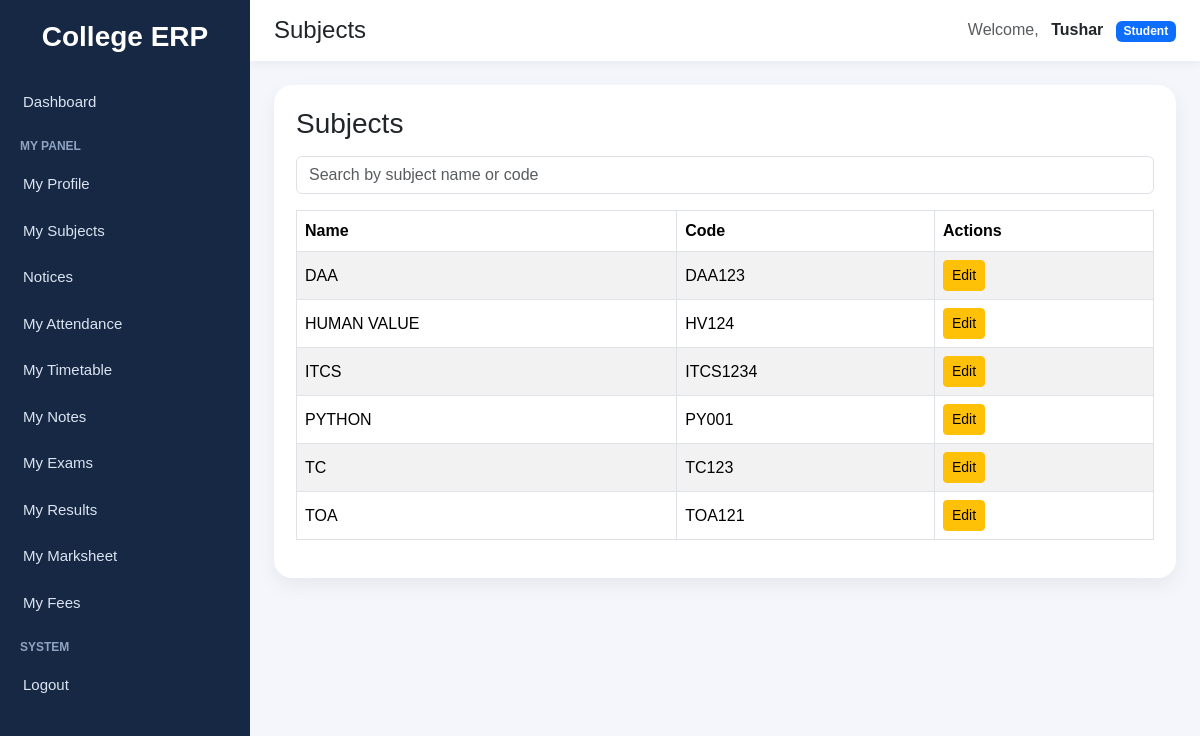
/subjects/ (signed in), run on the app's committed database.
### accounts/models.py (models this page shows, shortened)
class CustomUser(AbstractUser):
    ROLE_CHOICES = (
        ("student", "Student"),
        ("faculty", "Faculty"),
        ("admin", "Admin"),
    )
    role = models.CharField(max_length=20, choices=ROLE_CHOICES)
    groups = models.ManyToManyField(
        Group,
        blank=True,
        related_name="customuser_set",
        related_query_name="customuser"
    )
    user_permissions = models.ManyToManyField(
        Permission,
        blank=True,
        related_name="customuser_permissions_set",
        related_query_name="customuser_permission"
    )

### subjects/models.py (models this page shows, shortened)
class Subject(models.Model):
    name = models.CharField(max_length=100)
    code = models.CharField(max_length=20)

### subjects/views.py (the view)
# urls.py: path('', views.subject_list, name='subject_list'),
@login_required
def subject_list(request):
    query = request.GET.get('q', '')
    subjects = Subject.objects.all().order_by('name')
    if query:
        subjects = subjects.filter(
            Q(name__icontains=query) |
            Q(code__icontains=query)
        )
    return render(request, 'subjects/subject_list.html', {
        'subjects': subjects,
        'query': query,
    })

### notices/context_processors.py (called while the page is built)
def latest_notices(request):
    if not request.user.is_authenticated:
        return {"latest_notices": []}
    notices = get_visible_notices_for_user(request.user)[:5]
    return {"latest_notices": notices}

### subjects/templates/subjects/subject_list.html (shortened to what this page needs)
{% extends "base.html" %}
{% block page_title %}Subjects{% endblock %}
{% block content %}
<div class="page-card">
    <div class="d-flex justify-content-between align-items-center mb-3">
        <h3 class="mb-0">Subjects</h3>
    </div>
    <form method="get" class="mb-3">
        <input type="text" name="q" value="{{ query }}" class="form-control" placeholder="Search by subject name or code">
    </form>
    <div class="table-responsive">
        <table class="table table-bordered table-striped align-middle">
            <thead>
                <tr>
                    <th>Name</th>
                    <th>Code</th>
                    <th>Actions</th>
                </tr>
            </thead>
            <tbody>
                {% for subject in subjects %}
                <tr>
                    <td>{{ subject.name }}</td>
                    <td>{{ subject.code }}</td>
                    <td>
                        <a href="{% url 'subject_edit' subject.id %}" class="btn btn-warning btn-sm">Edit</a>
                    </td>
                </tr>
                {% empty %}
                <tr>
                    <td colspan="3" class="text-center">No subjects found.</td>
                </tr>
                {% endfor %}
            </tbody>
        </table>
    </div>
</div>
{% endblock %}

### templates/base.html (shortened to what this page needs)
<!DOCTYPE html>
<html lang="en">
<head>
    <link href="https://cdn.jsdelivr.net/npm/bootstrap@5.3.3/dist/css/bootstrap.min.css" rel="stylesheet">
</head>
<body>
<div class="sidebar">
    <h3>College ERP</h3>
    {% if request.user.is_authenticated %}
        {% if request.user.is_superuser or request.user.role == 'admin' %}
            <a href="/dashboard/" class="{% if '/dashboard' in request.path or request.path == '/' %}active-link{% endif %}">
                Dashboard
            </a>
            <div class="sidebar-section-title">Management</div>
            <a href="{% url 'student_list' %}" class="{% if '/students/' in request.path %}active-link{% endif %}">
                Students
            </a>
            <a href="{% url 'faculty_list' %}" class="{% if '/faculty/' in request.path %}active-link{% endif %}">
                Faculty
            </a>
            <a href="/courses/" class="{% if '/courses/' in request.path %}active-link{% endif %}">
                Courses
            </a>
            <a href="/departments/" class="{% if '/departments/' in request.path %}active-link{% endif %}">
                Departments
            </a>
            <div class="sidebar-section-title">Academics</div>
            <a href="/subjects/" class="{% if '/subjects/' in request.path and '/subjects/assignments/' not in request.path and '/subjects/my/' not in request.path %}active-link{% endif %}">
                Subjects
            </a>
            <a href="{% url 'subject_assignment_list' %}" class="{% if '/subjects/assignments/' in request.path %}active-link{% endif %}">
                Subject Assignments
            </a>
            <a href="{% url 'notice_list' %}" class="{% if '/notices/' in request.path %}active-link{% endif %}">
                Notices
            </a>
            <a href="{% url 'attendance_list' %}" class="{% if '/attendance/' in request.path %}active-link{% endif %}">
                Attendance
            </a>
            <a href="{% url 'timetable_list' %}" class="{% if '/timetable/' in request.path and '/timetable/faculty/' not in request.path and '/timetable/student/' not in request.path %}active-link{% endif %}">
                Timetable
            </a>
            <a href="/exams/" class="{% if '/exams/' in request.path and '/exams/results/' not in request.path %}active-link{% endif %}">
                Exams
            </a>
            <a href="{% url 'exam_schedule_list' %}" class="{% if '/exams/schedule/' in request.path %}active-link{% endif %}">
                Exam Schedule
            </a>
            <a href="{% url 'result_list' %}" class="{% if '/exams/results/list/' in request.path %}active-link{% endif %}">
                Results
            </a>
            <a href="{% url 'fee_structure_list' %}" class="{% if '/finance/structures/' in request.path %}active-link{% endif %}">
                Fee Structures
            </a>
            <a href="{% url 'promote_student_fee' %}" class="{% if '/finance/promote/' in request.path %}active-link{% endif %}">
                Promote Fees
            </a>
            <a href="{% url 'student_fee_list' %}" class="{% if '/finance/students/' in request.path %}active-link{% endif %}">
                Student Fees
            </a>
        {% elif request.user.role == 'student' %}
            <a href="/dashboard/" class="{% if '/dashboard' in request.path or request.path == '/' %}active-link{% endif %}">
                Dashboard
            </a>
            <div class="sidebar-section-title">My Panel</div>
            <a href="{% url 'my_student_profile' %}" class="{% if '/students/profile/' in request.path %}active-link{% endif %}">
                My Profile
            </a>
            <a href="{% url 'my_subjects' %}" class="{% if '/subjects/my/' in request.path %}active-link{% endif %}">
                My Subjects
            </a>
            <a href="{% url 'notice_list' %}" class="{% if '/notices/' in request.path %}active-link{% endif %}">
                Notices
            </a>
            <a href="{% url 'my_attendance' %}" class="{% if '/attendance/my/' in request.path %}active-link{% endif %}">
                My Attendance
            </a>
            <a href="{% url 'student_timetable' %}" class="{% if '/timetable/student/' in request.path %}active-link{% endif %}">
                My Timetable
            </a>
            <a href="{% url 'student_note_list' %}" class="{% if '/notes/student/' in request.path %}active-link{% endif %}">
                My Notes
            </a>
            <a href="{% url 'student_exam_schedule' %}" class="{% if '/exams/my-exams/' in request.path %}active-link{% endif %}">
                My Exams
            </a>
            <a href="{% url 'student_result_list' %}" class="{% if '/exams/results/student/' in request.path %}active-link{% endif %}">
                My Results
            </a>
            <a href="{% url 'consolidated_marksheet' %}" class="{% if '/exams/marksheet/' in request.path %}active-link{% endif %}">
                My Marksheet
            </a>
            <a href="{% url 'my_fees' %}" class="{% if '/finance/my-fees/' in request.path %}active-link{% endif %}">
                My Fees
            </a>
        {% endif %}
        <div class="sidebar-section-title">System</div>
        <form method="post" action="/accounts/logout/" style="margin:0;">
            <button type="submit" class="sidebar-logout-btn">Logout</button>
        </form>
    {% endif %}
</div>
<div class="main-content">
    <div class="topbar d-flex justify-content-between align-items-center">
        <h4 class="mb-0">{% block page_title %}College ERP{% endblock %}</h4>
        <div>
            {% if request.user.is_authenticated %}
                <span class="me-2 text-muted">Welcome,</span>
                <strong>{{ request.user.username }}</strong>
                {% if request.user.is_superuser %}
                    <span class="badge bg-danger ms-2">Admin</span>
                {% elif request.user.role %}
                    <span class="badge bg-primary ms-2">{{ request.user.role|title }}</span>
                {% endif %}
            {% endif %}
        </div>
    </div>
    <div class="content-area">
        {% block content %}{% endblock %}
    </div>
</div>
</body>
</html>

### templates/base.html (style rules this page uses)
body { background-color: #f4f6fb; margin: 0; padding: 0; font-family: Arial, sans-serif; }
.sidebar { width: 250px; min-height: 100vh; background: #172844; color: white; position: fixed; top: 0; left: 0; padding-top: 20px; }
.sidebar h3 { text-align: center; margin-bottom: 25px; font-weight: 700; }
.sidebar a { color: #dbe4f0; text-decoration: none; display: block; padding: 12px 20px; font-size: 15px; border-left: 3px solid transparent; }
.sidebar-section-title { font-size: 12px; color: #8fa4c3; padding: 12px 20px 6px; text-transform: uppercase; font-weight: bold; }
.sidebar-logout-btn { color: #dbe4f0; text-decoration: none; display: block; padding: 12px 20px; font-size: 15px; border: none; background: none; width: 100%; text-align: left; border-left: 3px solid transparent; }
.main-content { margin-left: 250px; min-height: 100vh; }
.topbar { background: white; padding: 16px 24px; box-shadow: 0 2px 10px rgba(0,0,0,0.06); }
.content-area { padding: 24px; }
.page-card { background: white; border-radius: 18px; padding: 22px; box-shadow: 0 8px 20px rgba(0,0,0,0.06); }

### data on the page
CustomUser: user.username "Tushar", user.role "Student"
Subject: name "DAA", code "DAA123"
Subject: name "HUMAN VALUE", code "HV124"
Subject: name "ITCS", code "ITCS1234"
Subject: name "PYTHON", code "PY001"
Subject: name "TC", code "TC123"
Subject: name "TOA", code "TOA121"
